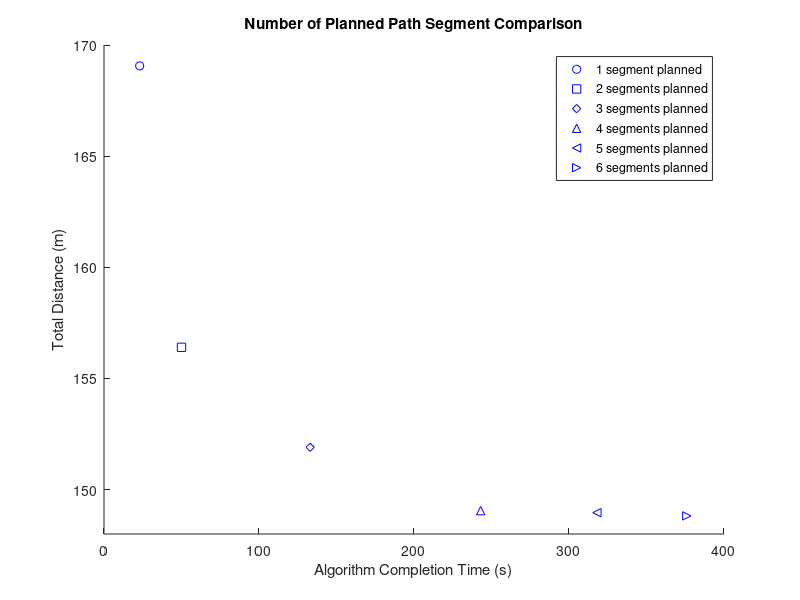

Source code (MATLAB):
close all;

%paredo front for 

%rng(9), 48/4/3
% 2 - 5 num_path
time = [23 50 133 243 318 376];
dis = [169.06 156.4 151.9 149.05 148.96 148.816];

%rng(9), 50/4/3
% ms = 3
% time = [29.4 81.8 175.6 375.8 516.2 778.43];
% dis = [ 160.0276
%   147.2014
%   146.5553
%   146.2599
%   146.2529
%   146.2064 ];

%rng(3), 50/4/3
% ms = 3;
%time = [45 93 127 204 344 596];
%dis = [172.253923641734;170.410239996284;149.849643976224;148.351190385225;148.053963065152;147.600466512524];

figure(1);
hold on;
plot(time(1),dis(1),'bo');
plot(time(2),dis(2),'bs');
plot(time(3),dis(3),'bd');
plot(time(4),dis(4),'b^');
plot(time(5),dis(5),'b<');
plot(time(6),dis(6),'b>');
legend('1 segment planned','2 segments planned','3 segments planned','4 segments planned',...
       '5 segments planned','6 segments planned');
xlabel('Algorithm Completion Time (s)');
ylabel('Total Distance (m)');
%xlim([0 650]);
%ylim([145 175]);
xlim([0 400]);
ylim([148 170]);
title('Number of Planned Path Segment Comparison');
hold off;